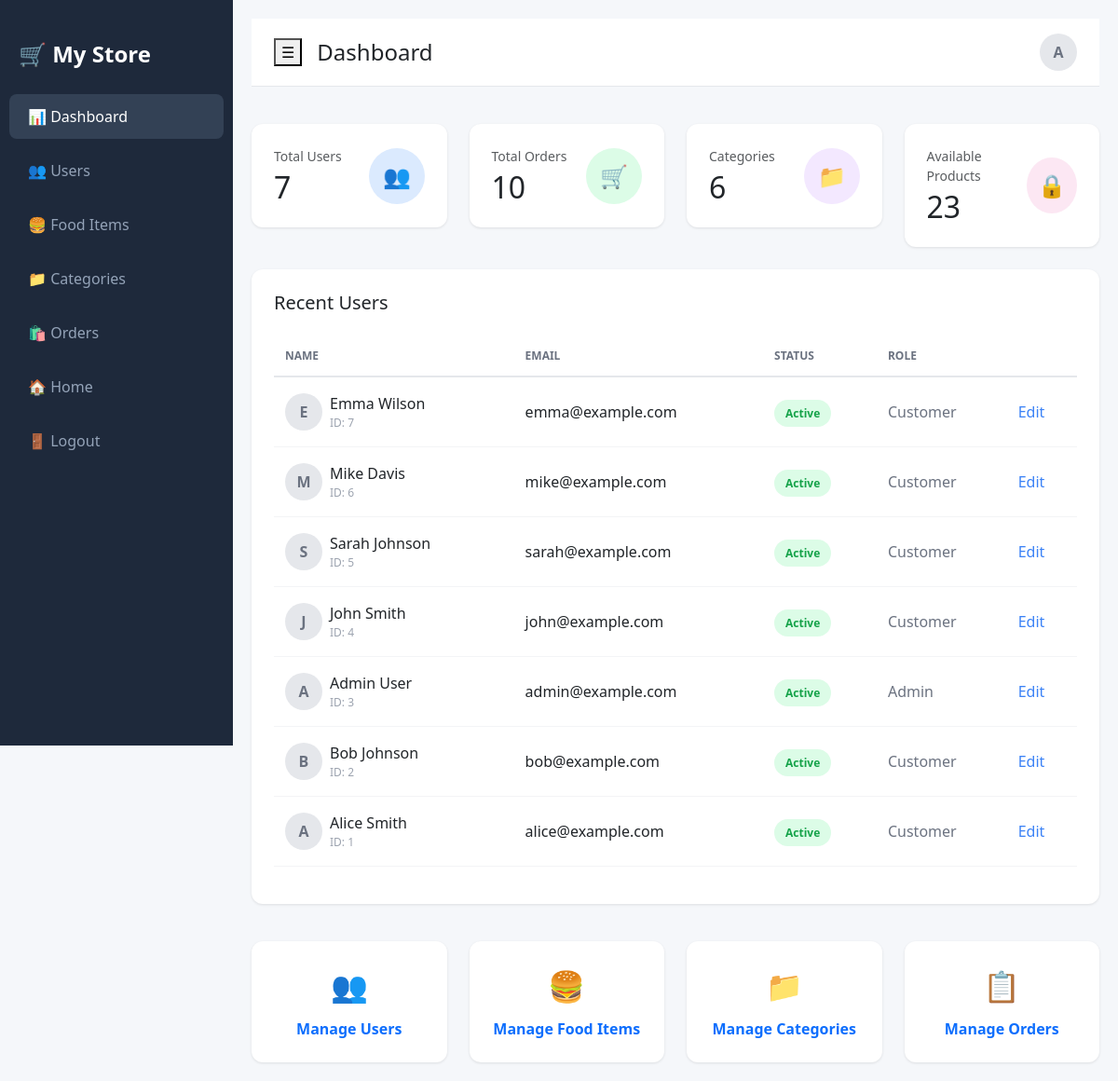
Screenshot of /modules/admin/index.php (signed in) with the database file from the repository.
### tables this page shows
CREATE TABLE `users` (
  `id` int(10) UNSIGNED NOT NULL,
  `name` varchar(100) NOT NULL,
  `phone_number` varchar(20) DEFAULT NULL,
  `email` varchar(150) DEFAULT NULL,
  `password` varchar(255) NOT NULL,
  `role` tinyint(4) NOT NULL DEFAULT 0
);

### modules/admin/index.php (the view, shortened to what this page needs)
<?php
require_once '../../config/db.php';
$admin_name = $_SESSION['user_name'];
$users_count = $conn->query("SELECT COUNT(*) as count FROM users")->fetch_assoc()['count'];
$products_count = $conn->query("SELECT COUNT(*) as count FROM items")->fetch_assoc()['count'];
$categories_count = $conn->query("SELECT COUNT(*) as count FROM categories")->fetch_assoc()['count'];
$orders_count = $conn->query("SELECT COUNT(*) as count FROM orders")->fetch_assoc()['count'];
$recent_users_sql = "SELECT id, name, email, role FROM users ORDER BY id DESC LIMIT 8";
$recent_users = $conn->query($recent_users_sql);
?>
<!DOCTYPE html>
<html lang="en">
<head>
    <link href="https://cdn.jsdelivr.net/npm/bootstrap@5.3.0/dist/css/bootstrap.min.css" rel="stylesheet">
</head>
<body>
    <div class="sidebar">
        <div class="brand">
            🛒 My Store
        </div>
        <nav class="nav flex-column">
            <a class="nav-link active" href="index.php">
                <span>📊</span> Dashboard
            </a>
            <a class="nav-link" href="users.php">
                <span>👥</span> Users
            </a>
            <a class="nav-link" href="products.php">
                <span>🍔</span> Food Items
            </a>
            <a class="nav-link" href="categories.php">
                <span>📁</span> Categories
            </a>
            <a class="nav-link" href="orders.php">
                <span>🛍️</span> Orders
            </a>
            <a class="nav-link" href="../../index.php">
                <span>🏠</span> Home
            </a>
            <a class="nav-link" href="../auth/logout.php">
                <span>🚪</span> Logout
            </a>
        </nav>
    </div>
    <div class="main-content">
        <div class="topbar d-flex justify-content-between align-items-center">
            <div class="d-flex align-items-center gap-3">
                <button class="menu-toggle" onclick="toggleSidebar()">
                    ☰
                </button>
                <h4 class="mb-0">Dashboard</h4>
            </div>
            <div class="d-flex align-items-center gap-3">
                <div class="user-avatar">
                    <?php echo strtoupper(substr($admin_name, 0, 1)); ?>
                </div>
            </div>
        </div>
        <div class="row g-4 mt-3">
            <div class="col-md-6 col-xl-3">
                <div class="stats-card">
                    <div class="d-flex justify-content-between align-items-center">
                        <div>
                            <div class="text-muted mb-1" style="font-size: 14px;">Total Users</div>
                            <h2 class="mb-0"><?php echo number_format($users_count); ?></h2>
                        </div>
                        <div class="stats-icon icon-blue">
                            👥
                        </div>
                    </div>
                </div>
            </div>
            <div class="col-md-6 col-xl-3">
                <div class="stats-card">
                    <div class="d-flex justify-content-between align-items-center">
                        <div>
                            <div class="text-muted mb-1" style="font-size: 14px;">Total Orders</div>
                            <h2 class="mb-0"><?php echo number_format($orders_count); ?></h2>
                        </div>
                        <div class="stats-icon icon-green">
                            🛒
                        </div>
                    </div>
                </div>
            </div>
            <div class="col-md-6 col-xl-3">
                <div class="stats-card">
                    <div class="d-flex justify-content-between align-items-center">
                        <div>
                            <div class="text-muted mb-1" style="font-size: 14px;">Categories</div>
                            <h2 class="mb-0"><?php echo number_format($categories_count); ?></h2>
                        </div>
                        <div class="stats-icon icon-purple">
                            📁
                        </div>
                    </div>
                </div>
            </div>
            <div class="col-md-6 col-xl-3">
                <div class="stats-card">
                    <div class="d-flex justify-content-between align-items-center">
                        <div>
                            <div class="text-muted mb-1" style="font-size: 14px;">Available Products</div>
                            <h2 class="mb-0"><?php echo number_format($products_count); ?></h2>
                        </div>
                        <div class="stats-icon icon-pink">
                            🔒
                        </div>
                    </div>
                </div>
            </div>
        </div>
        <div class="data-table mt-4">
            <h5 class="mb-4">Recent Users</h5>
            <table class="table table-hover">
                <thead>
                    <tr>
                        <th>NAME</th>
                        <th>EMAIL</th>
                        <th>STATUS</th>
                        <th>ROLE</th>
                        <th></th>
                    </tr>
                </thead>
                <tbody>
                    <?php while($user = $recent_users->fetch_assoc()): ?>
                    <tr>
                        <td>
                            <div class="d-flex align-items-center gap-2">
                                <div class="user-avatar">
                                    <?php echo strtoupper(substr($user['name'], 0, 1)); ?>
                                </div>
                                <div>
                                    <div style="font-weight: 500;"><?php echo htmlspecialchars($user['name']); ?></div>
                                    <div style="font-size: 12px; color: #9ca3af;">ID: <?php echo $user['id']; ?></div>
                                </div>
                            </div>
                        </td>
                        <td>
                            <div><?php echo htmlspecialchars($user['email']); ?></div>
                        </td>
                        <td>
                            <span class="badge-active">Active</span>
                        </td>
                        <td style="color: #6b7280;">
                            <?php echo $user['role'] == 1 ? 'Admin' : 'Customer'; ?>
                        </td>
                        <td>
                            <a href="users.php" style="color: #3b82f6; text-decoration: none; font-weight: 500;">Edit</a>
                        </td>
                    </tr>
                    <?php endwhile; ?>
                </tbody>
            </table>
        </div>
        <div class="row g-4 mt-3">
            <div class="col-md-3">
                <a href="users.php" style="text-decoration: none;">
                    <div class="stats-card text-center">
                        <div style="font-size: 32px; margin-bottom: 10px;">👥</div>
                        <div style="font-weight: 600;">Manage Users</div>
                    </div>
                </a>
            </div>
            <div class="col-md-3">
                <a href="products.php" style="text-decoration: none;">
                    <div class="stats-card text-center">
                        <div style="font-size: 32px; margin-bottom: 10px;">🍔</div>
                        <div style="font-weight: 600;">Manage Food Items</div>
                    </div>
                </a>
            </div>
            <div class="col-md-3">
                <a href="categories.php" style="text-decoration: none;">
                    <div class="stats-card text-center">
                        <div style="font-size: 32px; margin-bottom: 10px;">📁</div>
                        <div style="font-weight: 600;">Manage Categories</div>
                    </div>
                </a>
            </div>
            <div class="col-md-3">
                <a href="orders.php" style="text-decoration: none;">
                    <div class="stats-card text-center">
                        <div style="font-size: 32px; margin-bottom: 10px;">📋</div>
                        <div style="font-weight: 600;">Manage Orders</div>
                    </div>
                </a>
            </div>
        </div>
    </div>
</body>
</html>

### modules/admin/index.php (style rules this page uses)
body { background: #f5f7fa; }
.sidebar { background: #1e293b; min-height: 100vh; position: fixed; left: 0; top: 0; width: 250px; padding-top: 20px; }
.sidebar .brand { padding: 20px; font-size: 24px; font-weight: bold; color: white; }
.sidebar .nav-link { color: #94a3b8; padding: 12px 20px; margin: 5px 10px; border-radius: 8px; transition: all 0.3s; }
.sidebar .nav-link:hover, .sidebar .nav-link.active { background: #334155; color: white; }
.main-content { margin-left: 250px; padding: 20px; }
.stats-card { background: white; border-radius: 12px; padding: 24px; box-shadow: 0 1px 3px rgba(0,0,0,0.1); transition: transform 0.2s; }
.stats-icon { width: 60px; height: 60px; border-radius: 50%; display: flex; align-items: center; justify-content: center; font-size: 24px; }
.icon-blue { background: #dbeafe; color: #3b82f6; }
.icon-green { background: #dcfce7; color: #22c55e; }
.icon-purple { background: #f3e8ff; color: #a855f7; }
.icon-pink { background: #fce7f3; color: #ec4899; }
.data-table { background: white; border-radius: 12px; padding: 24px; box-shadow: 0 1px 3px rgba(0,0,0,0.1); }
.table th { border-bottom: 2px solid #e5e7eb; color: #6b7280; font-weight: 600; font-size: 12px; text-transform: uppercase; padding: 12px; }
.table td { padding: 16px 12px; vertical-align: middle; border-bottom: 1px solid #f3f4f6; }
.badge-active { background: #dcfce7; color: #16a34a; padding: 6px 12px; border-radius: 20px; font-size: 12px; font-weight: 600; }
.user-avatar { width: 40px; height: 40px; border-radius: 50%; background: #e5e7eb; display: flex; align-items: center; justify-content: center; font-weight: 600; color: #6b7280; }
.topbar { background: white; border-bottom: 1px solid #e5e7eb; padding: 16px 24px; }

### rows the page displays
users: name "E", name "Emma Wilson", id "7", email "emma@example.com", role "Customer"
users: name "M", name "Mike Davis", id "6", email "mike@example.com", role "Customer"
users: name "S", name "Sarah Johnson", id "5", email "sarah@example.com", role "Customer"
users: name "J", name "John Smith", id "4", email "john@example.com", role "Customer"
users: name "A", name "Admin User", id "3", email "admin@example.com", role "Admin"
users: name "B", name "Bob Johnson", id "2", email "bob@example.com", role "Customer"
users: name "A", name "Alice Smith", id "1", email "alice@example.com", role "Customer"

### other values shown
substr($admin_name, 0, 1) "A"
$users_count "7"
$orders_count "10"
$categories_count "6"
$products_count "23"
